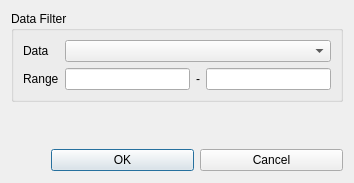
<?xml version="1.0" encoding="UTF-8"?>
<ui version="4.0">
 <class>DADialogDataFrameDataSelect</class>
 <widget class="QDialog" name="DADialogDataFrameDataSelect">
  <property name="geometry">
   <rect>
    <x>0</x>
    <y>0</y>
    <width>354</width>
    <height>183</height>
   </rect>
  </property>
  <property name="windowTitle">
   <string>Clip Outlier</string>
  </property>
  <layout class="QVBoxLayout" name="verticalLayout">
   <item>
    <widget class="QGroupBox" name="ClipOutlier">
     <property name="title">
      <string>Data Filter</string>
     </property>
     <layout class="QGridLayout" name="gridLayout_3">
      <item row="1" column="1">
       <widget class="QLineEdit" name="LowerValue">
        <property name="text">
         <string/>
        </property>
       </widget>
      </item>
      <item row="1" column="3">
       <widget class="QLineEdit" name="UpperValue">
        <property name="text">
         <string/>
        </property>
       </widget>
      </item>
      <item row="0" column="0">
       <widget class="QLabel" name="labelData">
        <property name="text">
         <string>Data</string>
        </property>
       </widget>
      </item>
      <item row="1" column="0">
       <widget class="QLabel" name="labelRange">
        <property name="text">
         <string>Range</string>
        </property>
       </widget>
      </item>
      <item row="1" column="2">
       <widget class="QLabel" name="label_2">
        <property name="text">
         <string>-</string>
        </property>
       </widget>
      </item>
      <item row="0" column="1" colspan="3">
       <widget class="QComboBox" name="comboBoxData"/>
      </item>
     </layout>
    </widget>
   </item>
   <item>
    <spacer name="verticalSpacer">
     <property name="orientation">
      <enum>Qt::Vertical</enum>
     </property>
     <property name="sizeHint" stdset="0">
      <size>
       <width>20</width>
       <height>40</height>
      </size>
     </property>
    </spacer>
   </item>
   <item>
    <layout class="QHBoxLayout" name="horizontalLayout">
     <item>
      <spacer name="horizontalSpacer">
       <property name="orientation">
        <enum>Qt::Vertical</enum>
       </property>
       <property name="sizeHint" stdset="0">
        <size>
         <width>40</width>
         <height>20</height>
        </size>
       </property>
      </spacer>
     </item>
     <item>
      <widget class="QPushButton" name="pushButtonOK">
       <property name="text">
        <string>OK</string>
       </property>
       <property name="icon">
        <iconset resource="../icon.qrc">
         <normaloff>:/DAGui/icon/accept.svg</normaloff>:/DAGui/icon/accept.svg</iconset>
       </property>
       <property name="default">
        <bool>true</bool>
       </property>
      </widget>
     </item>
     <item>
      <widget class="QPushButton" name="pushButtonCancel">
       <property name="text">
        <string>Cancel</string>
       </property>
       <property name="icon">
        <iconset resource="../icon.qrc">
         <normaloff>:/DAGui/icon/cancel.svg</normaloff>:/DAGui/icon/cancel.svg</iconset>
       </property>
      </widget>
     </item>
    </layout>
   </item>
  </layout>
 </widget>
 <resources>
  <include location="../icon.qrc"/>
 </resources>
 <connections>
  <connection>
   <sender>pushButtonOK</sender>
   <signal>clicked()</signal>
   <receiver>DADialogDataFrameDataSelect</receiver>
   <slot>accept()</slot>
   <hints>
    <hint type="sourcelabel">
     <x>244</x>
     <y>172</y>
    </hint>
    <hint type="destinationlabel">
     <x>55</x>
     <y>130</y>
    </hint>
   </hints>
  </connection>
  <connection>
   <sender>pushButtonCancel</sender>
   <signal>clicked()</signal>
   <receiver>DADialogDataFrameDataSelect</receiver>
   <slot>reject()</slot>
   <hints>
    <hint type="sourcelabel">
     <x>343</x>
     <y>172</y>
    </hint>
    <hint type="destinationlabel">
     <x>50</x>
     <y>98</y>
    </hint>
   </hints>
  </connection>
 </connections>
</ui>
